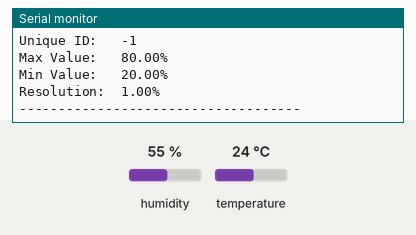
Recording of a sketch running on a simulated Arduino Uno, built with avr-gcc and run on an emulated ATmega328P. Shown: the last lines printed to the serial monitor. The inputs (shaded band) are chosen by the test bench; at power-on: humidity 55 %, temperature 24 °C. The local clock reads 2024-03-15 10:24:30 at power-on unless the sketch sets it.

Above: at 1.5 s.
1.6 s: humidity set to 22 %
At 11.6 s:
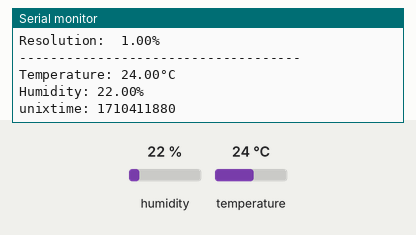
16.6 s: temperature set to 12 °C
At 20.7 s:
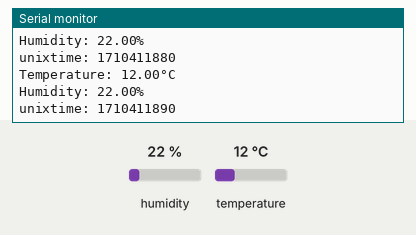
31.6 s: humidity set to 40 %
At 41.3 s:
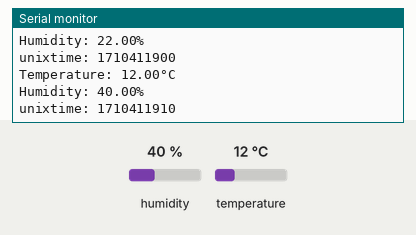

The sketch:

chapter1_1.ino
```cpp
#include <Adafruit_Sensor.h>
#include <DHT.h>
#include <DHT_U.h>
#include <Wire.h>
#include <DS3231.h>


// temp & humid sensor
#define DHTPIN 2
#define DHTTYPE    DHT11
DHT_Unified dht(DHTPIN, DHTTYPE);

//RTC
DS3231 clock;
RTCDateTime dt;


const uint32_t delayMS = 10000;


void setup() {
  Serial.begin(9600);
  dht.begin();
  // Print temperature sensor details.
  sensor_t sensor;
  dht.temperature().getSensor(&sensor);
  Serial.println(F("------------------------------------"));
  Serial.println(F("Temperature Sensor"));
  Serial.print  (F("Sensor Type: ")); Serial.println(sensor.name);
  Serial.print  (F("Driver Ver:  ")); Serial.println(sensor.version);
  Serial.print  (F("Unique ID:   ")); Serial.println(sensor.sensor_id);
  Serial.print  (F("Max Value:   ")); Serial.print(sensor.max_value); Serial.println(F("°C"));
  Serial.print  (F("Min Value:   ")); Serial.print(sensor.min_value); Serial.println(F("°C"));
  Serial.print  (F("Resolution:  ")); Serial.print(sensor.resolution); Serial.println(F("°C"));
  Serial.println(F("------------------------------------"));
  // Print humidity sensor details.
  dht.humidity().getSensor(&sensor);
  Serial.println(F("Humidity Sensor"));
  Serial.print  (F("Sensor Type: ")); Serial.println(sensor.name);
  Serial.print  (F("Driver Ver:  ")); Serial.println(sensor.version);
  Serial.print  (F("Unique ID:   ")); Serial.println(sensor.sensor_id);
  Serial.print  (F("Max Value:   ")); Serial.print(sensor.max_value); Serial.println(F("%"));
  Serial.print  (F("Min Value:   ")); Serial.print(sensor.min_value); Serial.println(F("%"));
  Serial.print  (F("Resolution:  ")); Serial.print(sensor.resolution); Serial.println(F("%"));
  Serial.println(F("------------------------------------"));

  clock.begin();
  //clock.setDateTime(__DATE__, __TIME__);
}

void loop() {
  // Delay between measurements.
  delay(delayMS);
  // Get temperature event and print its value.
  sensors_event_t event;
  dht.temperature().getEvent(&event);
  if (isnan(event.temperature)) {
    Serial.println(F("Error reading temperature!"));
  }
  else {
    Serial.print(F("Temperature: "));
    Serial.print(event.temperature);
    Serial.println(F("°C"));
  }
  // Get humidity event and print its value.
  dht.humidity().getEvent(&event);
  if (isnan(event.relative_humidity)) {
    Serial.println(F("Error reading humidity!"));
  }
  else {
    Serial.print(F("Humidity: "));
    Serial.print(event.relative_humidity);
    Serial.println(F("%"));
  }

  dt = clock.getDateTime();
  Serial.print("unixtime: ");
  Serial.println(dt.unixtime-(24L*60L*60L));
}
```

Measured:
- after the input at 1.6 s, the serial monitor: prints a new line after 8.8 s (image 1)
- after the input at 16.6 s, the serial monitor: prints a new line after 3.7 s (image 2)
- after the input at 31.6 s, the serial monitor: prints a new line after 8.8 s (image 3)
